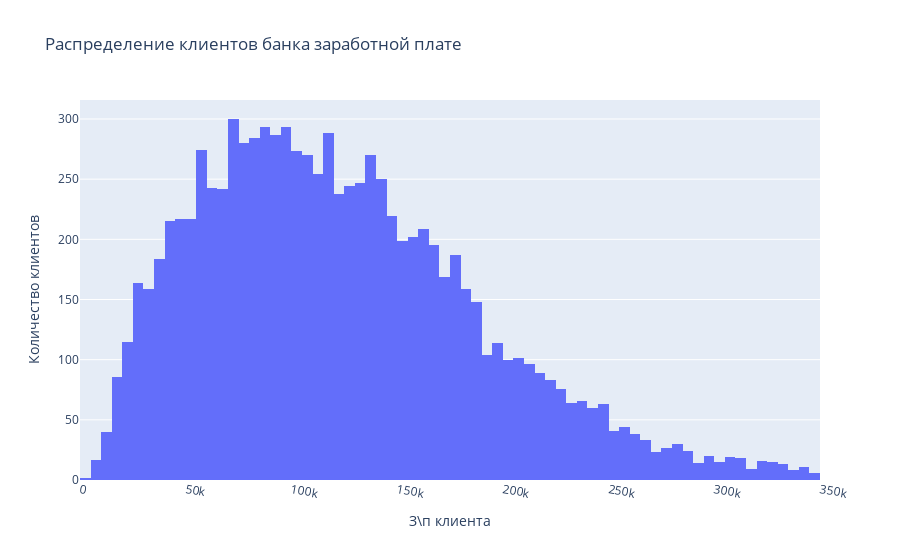

This figure's notebook cell:
### Markdown cell above
Посмотрим на распределение заработной платы

### Code cell
fig = px.histogram(df,
             x='estimated_salary',
                    
             nbins=100,
             
             title='Распределение клиентов банка заработной плате')
fig.update_xaxes(tickangle=10)
fig.update_xaxes(title_text='З\п клиента')
fig.update_yaxes(title_text='Количество клиентов')
fig.show()

### Figure 1 — Plotly figure (JSON) as saved in the notebook; plotly's stock layout.template omitted (floating-point values rounded to 4 significant figures; data arrays with more than 128 entries replaced by an {"elided": "..."} marker saying what was removed)
{"data": [{"alignmentgroup": "True", "bingroup": "x", "hovertemplate": "estimated_salary=%{x}<br>count=%{y}<extra></extra>", "legendgroup": "", "marker": {"color": "#636efa", "pattern": {"shape": ""}}, "name": "", "nbinsx": 100, "offsetgroup": "", "orientation": "v", "showlegend": false, "type": "histogram", "x": {"elided": "9373 float values"}, "xaxis": "x", "yaxis": "y"}], "layout": {"barmode": "relative", "legend": {"tracegroupgap": 0}, "title": {"text": "Распределение клиентов банка заработной плате"}, "xaxis": {"anchor": "y", "domain": [0, 1], "tickangle": 10, "title": {"text": "З\\п клиента"}}, "yaxis": {"anchor": "x", "domain": [0, 1], "title": {"text": "Количество клиентов"}}}}
